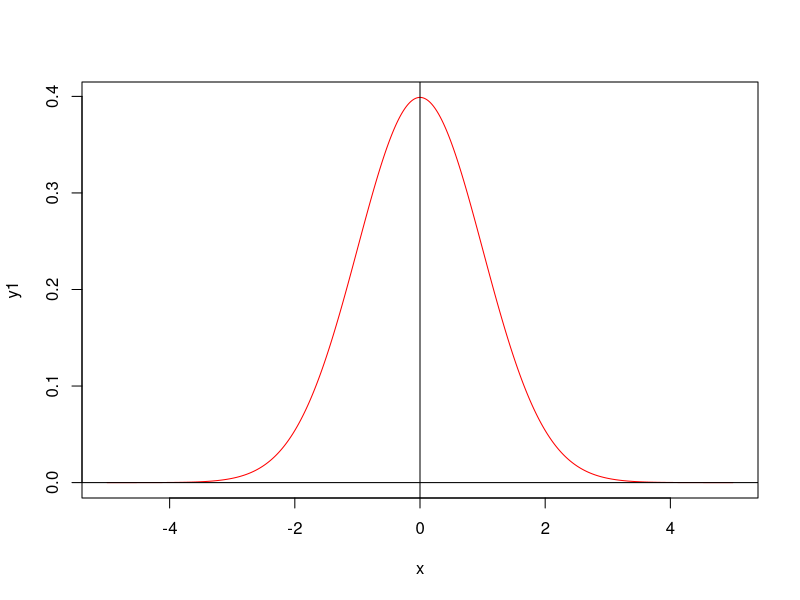
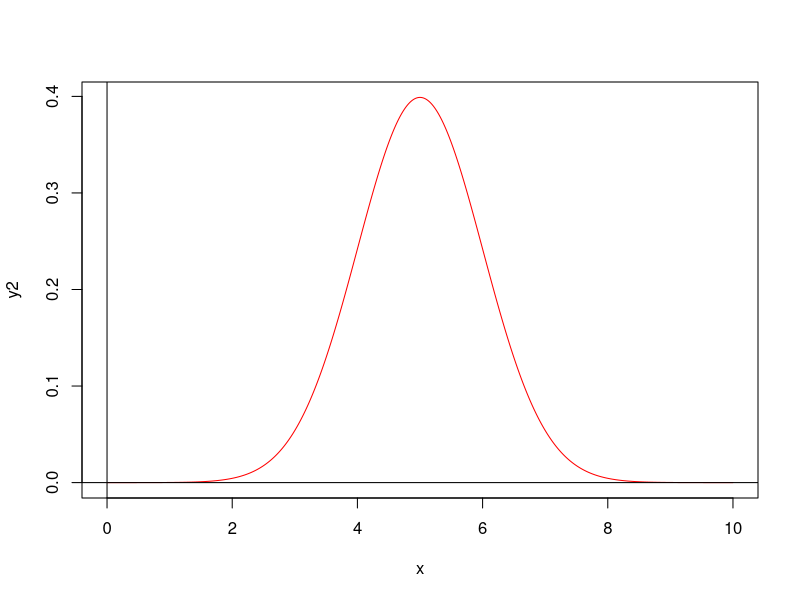
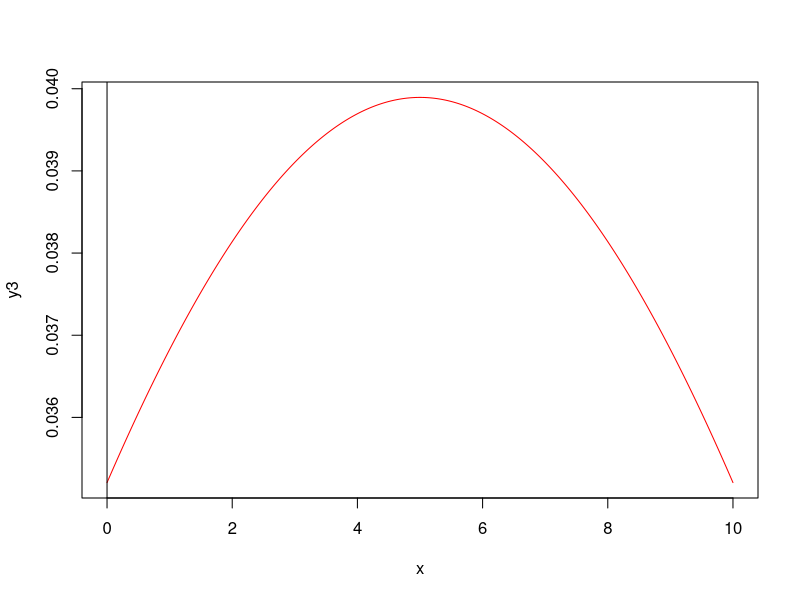
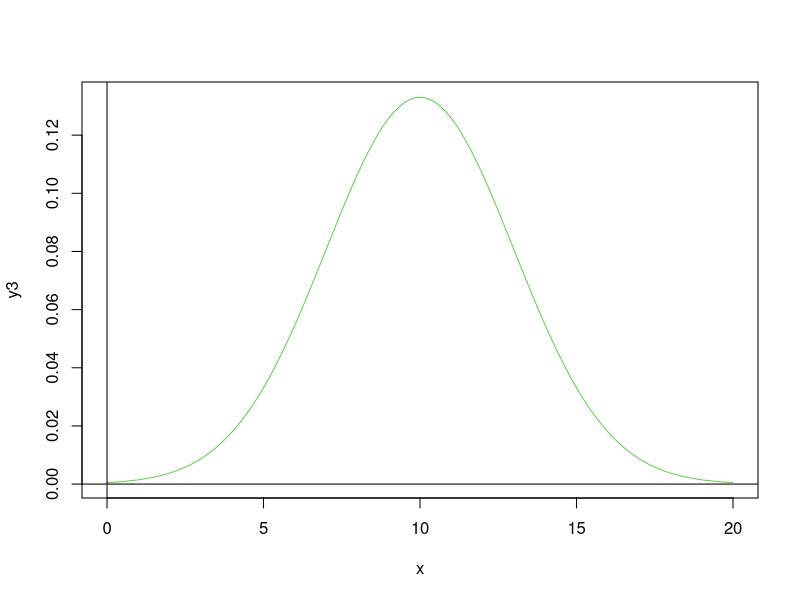
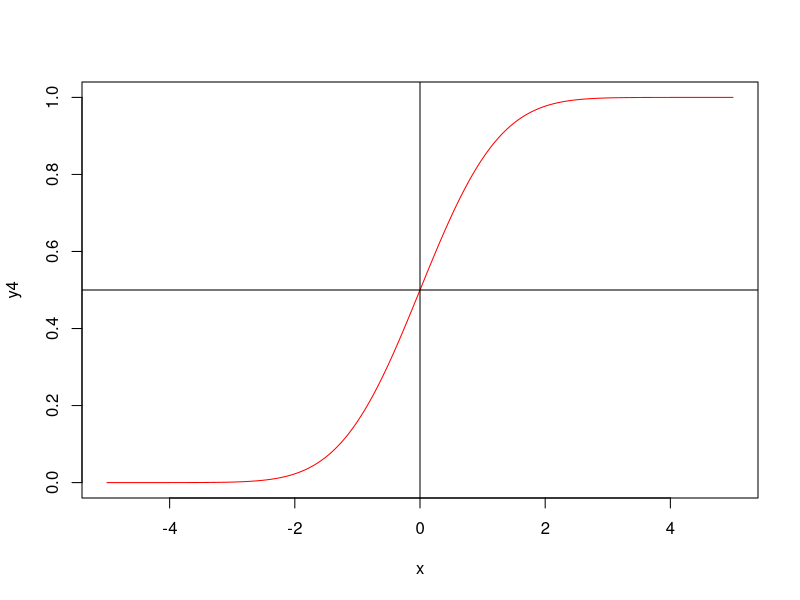
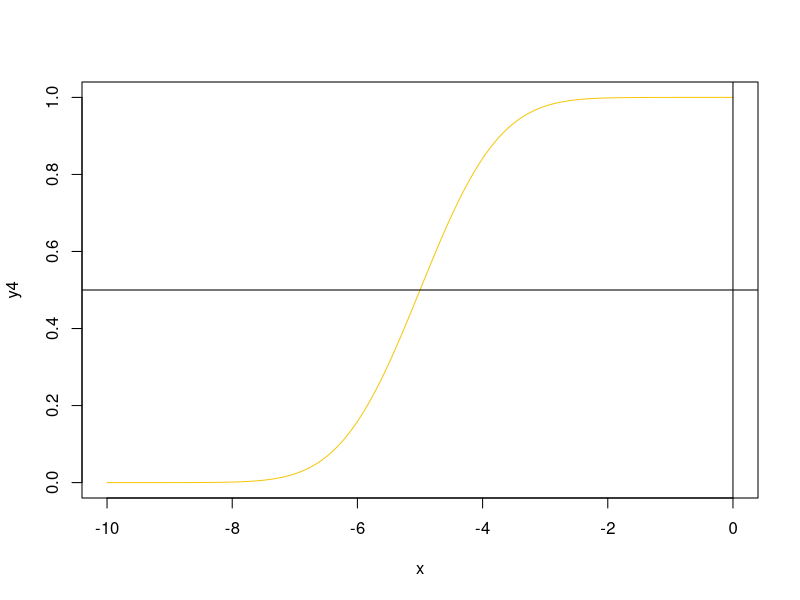
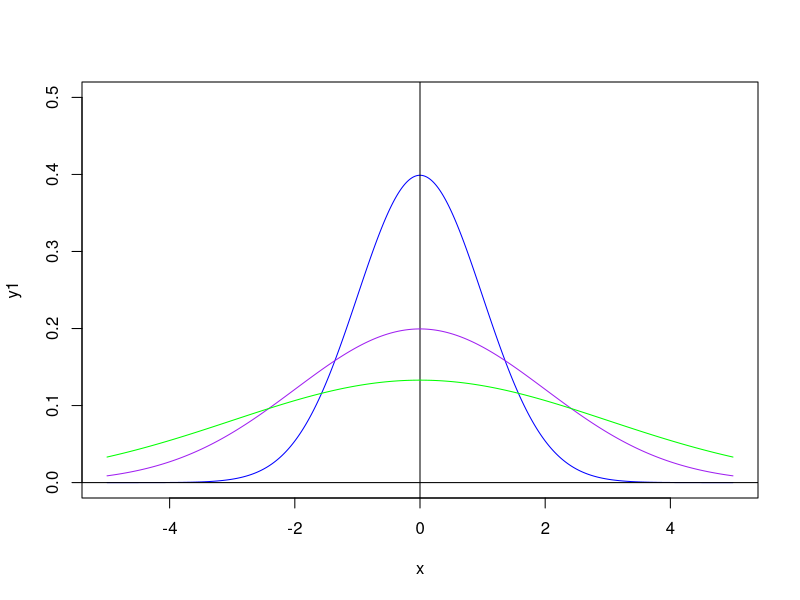
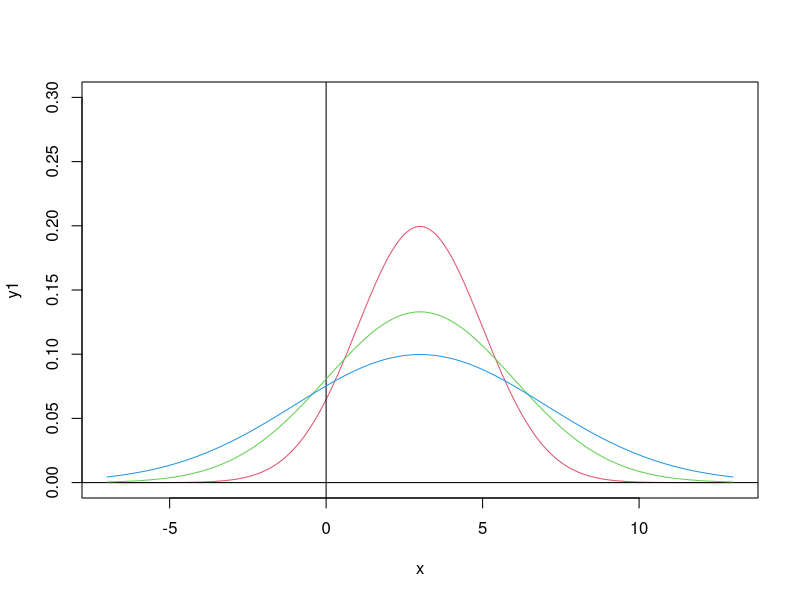

These charts were generated, in order, by the following R code:
# 정규분포
dnorm(0, 0, 1)
pnorm(1, 0, 1)
pnorm(1.96, 0, 1)
pnorm(2.58, 0, 1)
pnorm(2, 0, 1) - pnorm(1, 0, 1)


# 실습1
dnorm(2, 0, 1)
pnorm(2, 0, 1)
pnorm(1.645, 0, 1)
pnorm(-1.96, 0, 1)
pnorm(-1, 0, 1) - pnorm(-2, 0, 1)


x = seq(-5, 5, by = .01)
y1 = dnorm(x, 0, 1)
plot(x, y1, type = 'l', col = 'red'); abline(v = 0, h = 0)

x = seq(0, 10, by = .01)
y2 = dnorm(x, 5, 1)
plot(x, y2, type = 'l', col = 'red'); abline(v = 0, h = 0)

y3 = dnorm(x, 5, 10)
plot(x, y3, type = 'l', col = 'red'); abline(v = 0, h = 0)


# 실습2
x = seq(0, 20, by = .01)
y3 = dnorm(x, 10, 3)
plot(x, y3, type = 'l', col = 91); abline(v = 0, h = 0)


#실습3
x = seq(-5, 5, .01)
y4 = pnorm(x, 0, 1)
plot(x, y4, type = 'l', col = 'red'); abline(v = 0, h = .5)


x = seq(-10, 0, .01)
y4 = pnorm(x, -5, 1)
plot(x, y4, type = 'l', col = 55); abline(v = 0, h = .5)


x = seq(-5, 5, .01)
y1 = dnorm(x, 0, 1); y2 = dnorm(x, 0, 2); y3 = dnorm(x, 0, 3)
plot(x, y1, type = 'l', col = 'blue', xlim = c(-5, 5), ylim = c(0, .5)); abline(v = 0, h = 0)
lines(x, y2, type = 'l', col = 'purple')
lines(x, y3, type = 'l', col = 'green')


# 실습4
x = seq(-7, 13, .01)
y1 = dnorm(x, 3, 2); y2 = dnorm(x, 3, 3); y3 = dnorm(x, 3, 4)
plot(x, y1, type = 'l', col = 58, xlim = c(-7, 13), ylim = c(0, .3)); abline(v = 0, h = 0)
lines(x, y2, type = 'l', col = 59)
lines(x, y3, type = 'l', col = 60)


# t분포
dt(0, 5)
pt(0, 5)
pt(1.96, 5)
pt(2.58, 5)
pt(2, 5) - pt(1, 5)


# 실습5
dt(0, 3)
pt(0, 3)
pt(1.96, 7)
pt(2.58, 7)
pt(5, 8) - pt(3, 8)


x = seq(-5, 5, .01)
yt = dt(x, 5)
plot(x, yt, type = 'l', col = 'blue')


# 실습6
x = seq(-5, 5, .01)
yt = dt(x, 1)
plot(x, yt, type = 'l', col = 'orange')


x = seq(-5, 5, .01)
ypt = pt(x, 5)
plot(x, ypt, type = 'l', col = 'blue'); abline(v = 0, h = .5)


# 실습7
x = seq(-5, 5, .01)
ypt = pt(x, 1)
plot(x, ypt, type = 'l', col = 74); abline(v = 0, h = .5)


x = seq(-5, 5, .01)
y1 = dnorm(x, 0, 1)
plot(x, y1, type = 'l', col = 'blue')
lines(x, yt, type = 'l', col = 'red')

plot(x, yt, type = 'l', col = 'blue', xlim = c(-5, 5), ylim = c(0, .4))
lines(x, y1, type = 'l', col = 'red')

yt1 = dt(x, 1); yt2 = dt(x, 10); yt3 = dt(x, 30); yt4 = dt(x, 50)

plot(x, y1, type = 'l', col = 'blue', xlim = c(-5, 5), ylim = c(0, .5)); abline(v = 0, h = 0)
lines(x, yt1, type = 'l', col = 'red')
lines(x, yt2, type = 'l', col = 'purple')
lines(x, yt3, type = 'l', col = 'green')
lines(x, yt4, type = 'l', col = 'black')


# 실습8
x = seq(-5, 5, .01)
y1 = dnorm(x, 0, 1)
yt1 = dt(x, 3); yt2 = dt(x, 5); yt3 = dt(x, 10); yt4 = dt(x, 30)

plot(x, y1, type = 'l', col = 32, xlim = c(-5, 5), ylim = c(0, .5)); abline(v = 0, h = 0)
lines(x, yt1, type = 'l', col = 33)
lines(x, yt2, type = 'l', col = 34)
lines(x, yt3, type = 'l', col = 35)
lines(x, yt4, type = 'l', col = 36)


# 카이제곱분포
dchisq(1, 1)
pchisq(1, 1)
pchisq(2, 1) - pchisq(1, 1)


# 실습9
dchisq(2, 5)
pchisq(3, 3)
pchisq(5, 7) - pchisq(3, 7)


x = seq(0, 20, .01)
y1 = dchisq(x, 1)
plot(x, y1, type = 'l', col = 'red')

y2 = dchisq(x, 5)
y3 = dchisq(x, 10)

plot(x, y1, type = 'l', col = '2', ylim = c(0, .8))
lines(x, y2, type = 'l', col = '4')
lines(x, y3, type = 'l', col = '6')


# 실습10
x = seq(0, 20, .01)
y1 = dchisq(x, 3)
y2 = dchisq(x, 7)
y3 = dchisq(x, 15)

plot(x, y1, type = 'l', col = '3')
lines(x, y2, type = 'l', col = '6')
lines(x, y3, type = 'l', col = '8')


y2 = pchisq(x, 1)
plot(x, y2, type = 'l', col = 'red'); abline(v = 0, h = .5)


# 실습11
y2 = pchisq(x, 3)
plot(x, y2, type = 'l', col = 'green'); abline(v = 0, h = .5)